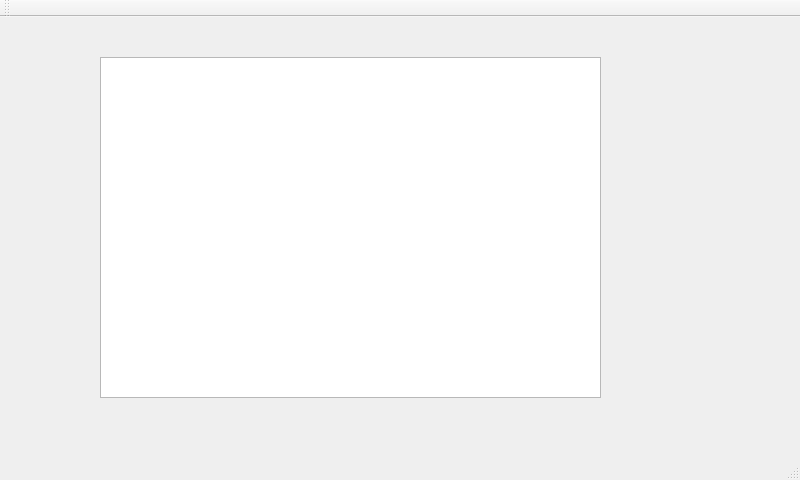
<?xml version="1.0" encoding="UTF-8"?>
<ui version="4.0">
 <class>MainWindow</class>
 <widget class="QMainWindow" name="MainWindow">
  <property name="geometry">
   <rect>
    <x>0</x>
    <y>0</y>
    <width>800</width>
    <height>480</height>
   </rect>
  </property>
  <property name="windowTitle">
   <string>MainWindow</string>
  </property>
  <widget class="QWidget" name="centralWidget">
   <widget class="QTableWidget" name="tableWidget">
    <property name="geometry">
     <rect>
      <x>100</x>
      <y>40</y>
      <width>501</width>
      <height>341</height>
     </rect>
    </property>
   </widget>
  </widget>
  <widget class="QMenuBar" name="menuBar">
   <property name="geometry">
    <rect>
     <x>0</x>
     <y>0</y>
     <width>800</width>
     <height>25</height>
    </rect>
   </property>
  </widget>
  <widget class="QToolBar" name="mainToolBar">
   <attribute name="toolBarArea">
    <enum>TopToolBarArea</enum>
   </attribute>
   <attribute name="toolBarBreak">
    <bool>false</bool>
   </attribute>
  </widget>
  <widget class="QStatusBar" name="statusBar"/>
  <action name="actionAbout">
   <property name="text">
    <string>about</string>
   </property>
   <property name="toolTip">
    <string>关于</string>
   </property>
  </action>
 </widget>
 <layoutdefault spacing="6" margin="11"/>
 <resources/>
 <connections/>
</ui>
